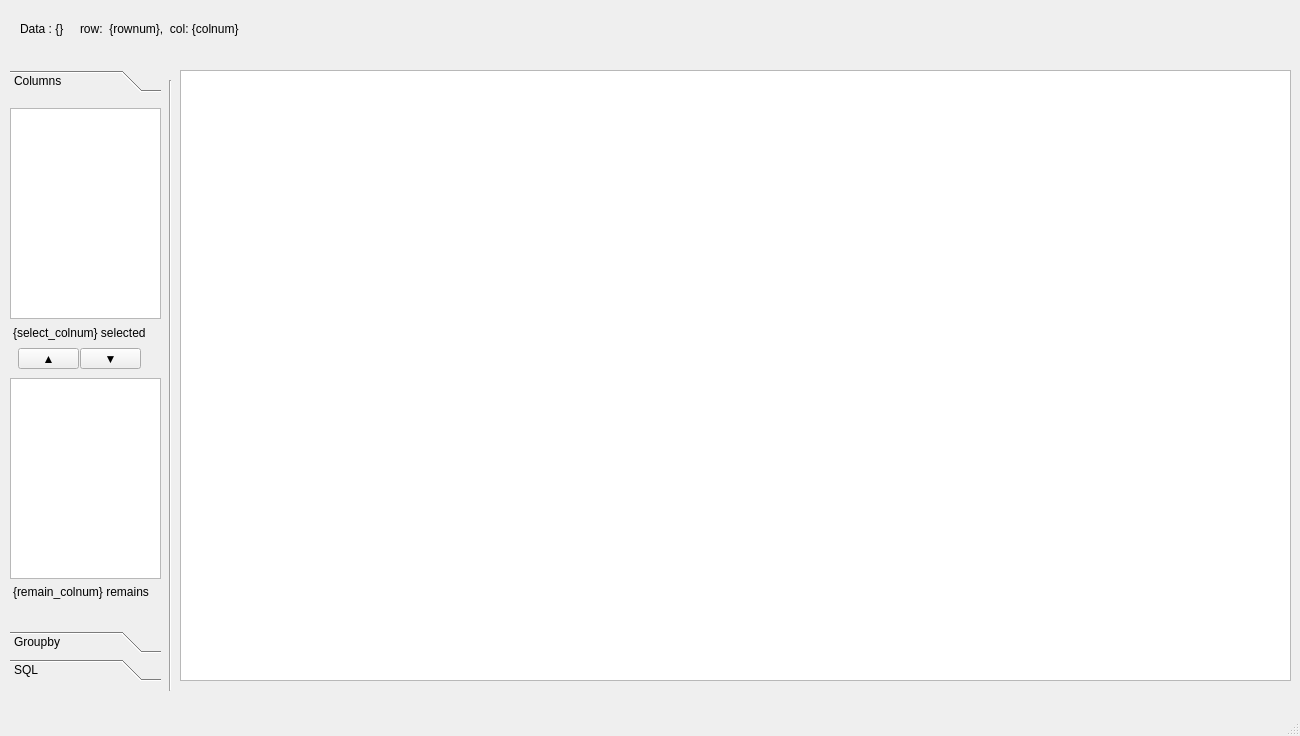
<?xml version="1.0" encoding="UTF-8"?>
<ui version="4.0">
 <class>MainWindow</class>
 <widget class="QMainWindow" name="MainWindow">
  <property name="geometry">
   <rect>
    <x>0</x>
    <y>0</y>
    <width>1300</width>
    <height>736</height>
   </rect>
  </property>
  <property name="windowTitle">
   <string>unipy DataFrame Viewer</string>
  </property>
  <widget class="QWidget" name="centralwidget">
   <widget class="QLabel" name="main_indicator_frame_rowcol_number">
    <property name="geometry">
     <rect>
      <x>80</x>
      <y>20</y>
      <width>251</width>
      <height>17</height>
     </rect>
    </property>
    <property name="text">
     <string>row:  {rownum},  col: {colnum}</string>
    </property>
   </widget>
   <widget class="Line" name="tabMenu_vertical_line">
    <property name="geometry">
     <rect>
      <x>160</x>
      <y>80</y>
      <width>20</width>
      <height>611</height>
     </rect>
    </property>
    <property name="orientation">
     <enum>Qt::Vertical</enum>
    </property>
   </widget>
   <widget class="QToolBox" name="main_toolBox">
    <property name="geometry">
     <rect>
      <x>10</x>
      <y>70</y>
      <width>151</width>
      <height>611</height>
     </rect>
    </property>
    <property name="toolTip">
     <string>&lt;html&gt;&lt;head/&gt;&lt;body&gt;&lt;p&gt;&lt;br/&gt;&lt;/p&gt;&lt;/body&gt;&lt;/html&gt;</string>
    </property>
    <property name="currentIndex">
     <number>0</number>
    </property>
    <widget class="QWidget" name="columns_page">
     <property name="geometry">
      <rect>
       <x>0</x>
       <y>0</y>
       <width>151</width>
       <height>518</height>
      </rect>
     </property>
     <attribute name="label">
      <string>Columns</string>
     </attribute>
     <widget class="QListWidget" name="columns_select_col_listView">
      <property name="geometry">
       <rect>
        <x>0</x>
        <y>10</y>
        <width>151</width>
        <height>211</height>
       </rect>
      </property>
     </widget>
     <widget class="QListWidget" name="columns_remain_col_listView">
      <property name="geometry">
       <rect>
        <x>0</x>
        <y>280</y>
        <width>151</width>
        <height>201</height>
       </rect>
      </property>
     </widget>
     <widget class="QPushButton" name="columns_to_select_button">
      <property name="geometry">
       <rect>
        <x>8</x>
        <y>250</y>
        <width>61</width>
        <height>21</height>
       </rect>
      </property>
      <property name="font">
       <font>
        <pointsize>9</pointsize>
        <weight>75</weight>
        <italic>true</italic>
        <bold>true</bold>
       </font>
      </property>
      <property name="text">
       <string>▲</string>
      </property>
     </widget>
     <widget class="QLabel" name="columns_indicator_select_col_number">
      <property name="geometry">
       <rect>
        <x>3</x>
        <y>226</y>
        <width>141</width>
        <height>17</height>
       </rect>
      </property>
      <property name="text">
       <string>{select_colnum} selected</string>
      </property>
     </widget>
     <widget class="QLabel" name="columns_indicator_remain_col_number">
      <property name="geometry">
       <rect>
        <x>3</x>
        <y>486</y>
        <width>141</width>
        <height>16</height>
       </rect>
      </property>
      <property name="text">
       <string>{remain_colnum} remains</string>
      </property>
     </widget>
     <widget class="QPushButton" name="columns_to_remain_button">
      <property name="geometry">
       <rect>
        <x>70</x>
        <y>250</y>
        <width>61</width>
        <height>21</height>
       </rect>
      </property>
      <property name="font">
       <font>
        <pointsize>9</pointsize>
        <weight>75</weight>
        <italic>true</italic>
        <bold>true</bold>
       </font>
      </property>
      <property name="text">
       <string>▼</string>
      </property>
     </widget>
    </widget>
    <widget class="QWidget" name="groupby_page">
     <attribute name="label">
      <string>Groupby</string>
     </attribute>
     <widget class="QListWidget" name="groupby_groupkey_listView">
      <property name="geometry">
       <rect>
        <x>0</x>
        <y>30</y>
        <width>151</width>
        <height>181</height>
       </rect>
      </property>
     </widget>
     <widget class="QListWidget" name="groupby_targetkey_listView">
      <property name="geometry">
       <rect>
        <x>0</x>
        <y>300</y>
        <width>151</width>
        <height>201</height>
       </rect>
      </property>
     </widget>
     <widget class="QLabel" name="groupby_groupkey_label">
      <property name="geometry">
       <rect>
        <x>0</x>
        <y>10</y>
        <width>101</width>
        <height>17</height>
       </rect>
      </property>
      <property name="text">
       <string>GroupKey</string>
      </property>
     </widget>
     <widget class="QLabel" name="groupby_aggfunc_label">
      <property name="geometry">
       <rect>
        <x>0</x>
        <y>230</y>
        <width>61</width>
        <height>17</height>
       </rect>
      </property>
      <property name="text">
       <string>AggFunc</string>
      </property>
     </widget>
     <widget class="QComboBox" name="groupby_aggfunc_comboBox">
      <property name="geometry">
       <rect>
        <x>66</x>
        <y>226</y>
        <width>85</width>
        <height>27</height>
       </rect>
      </property>
     </widget>
     <widget class="QLabel" name="groupby_targetkey_label">
      <property name="geometry">
       <rect>
        <x>0</x>
        <y>280</y>
        <width>101</width>
        <height>17</height>
       </rect>
      </property>
      <property name="text">
       <string>TargetKey</string>
      </property>
     </widget>
    </widget>
    <widget class="QWidget" name="sql_page">
     <property name="geometry">
      <rect>
       <x>0</x>
       <y>0</y>
       <width>151</width>
       <height>518</height>
      </rect>
     </property>
     <attribute name="label">
      <string>SQL</string>
     </attribute>
     <widget class="QPushButton" name="sql_run_button">
      <property name="geometry">
       <rect>
        <x>30</x>
        <y>470</y>
        <width>99</width>
        <height>27</height>
       </rect>
      </property>
      <property name="text">
       <string>Run</string>
      </property>
     </widget>
     <widget class="QPlainTextEdit" name="sql_plainTextEdit">
      <property name="geometry">
       <rect>
        <x>0</x>
        <y>0</y>
        <width>151</width>
        <height>451</height>
       </rect>
      </property>
      <property name="plainText">
       <string>SELECT *
FROM data
WHERE 1=1
AND ROWNUM &lt;= 10</string>
      </property>
     </widget>
    </widget>
   </widget>
   <widget class="QLabel" name="main_label">
    <property name="geometry">
     <rect>
      <x>20</x>
      <y>20</y>
      <width>251</width>
      <height>17</height>
     </rect>
    </property>
    <property name="text">
     <string>Data : {}</string>
    </property>
   </widget>
   <widget class="QTableView" name="main_tableView">
    <property name="geometry">
     <rect>
      <x>180</x>
      <y>70</y>
      <width>1111</width>
      <height>611</height>
     </rect>
    </property>
    <property name="sizePolicy">
     <sizepolicy hsizetype="Maximum" vsizetype="Maximum">
      <horstretch>0</horstretch>
      <verstretch>0</verstretch>
     </sizepolicy>
    </property>
    <property name="showDropIndicator" stdset="0">
     <bool>false</bool>
    </property>
    <property name="textElideMode">
     <enum>Qt::ElideLeft</enum>
    </property>
    <property name="sortingEnabled">
     <bool>false</bool>
    </property>
    <attribute name="horizontalHeaderHighlightSections">
     <bool>false</bool>
    </attribute>
    <attribute name="horizontalHeaderShowSortIndicator" stdset="0">
     <bool>false</bool>
    </attribute>
    <attribute name="verticalHeaderHighlightSections">
     <bool>false</bool>
    </attribute>
    <attribute name="verticalHeaderShowSortIndicator" stdset="0">
     <bool>false</bool>
    </attribute>
   </widget>
  </widget>
  <widget class="QMenuBar" name="menubar">
   <property name="geometry">
    <rect>
     <x>0</x>
     <y>0</y>
     <width>1300</width>
     <height>25</height>
    </rect>
   </property>
  </widget>
  <widget class="QStatusBar" name="statusbar"/>
 </widget>
 <resources/>
 <connections/>
</ui>
